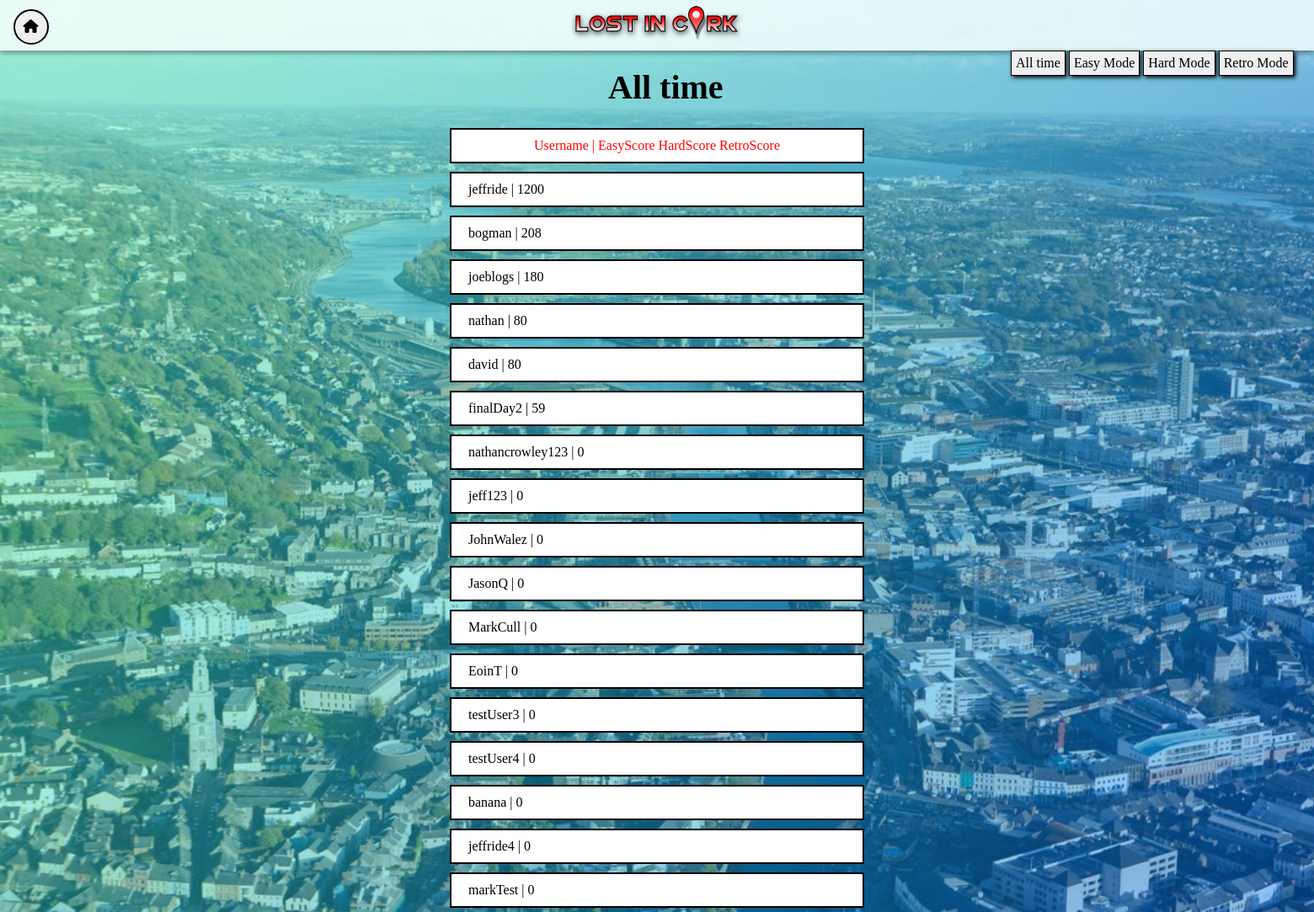
Page /leaderboard/ on the committed database.
### leaderboard/models.py (models this page shows, shortened)
class User(models.Model):
    class meta():
        proxy=True
    user_name = models.CharField(max_length=200)
    high_score = models.IntegerField(default=0)

### leaderboard/views.py (the view)
# urls.py: path('leaderboard/', leaderboardViews.leaderboard, name='leaderboard-page'),
def leaderboard(request):
    userScores = {}
    username = request.user.username
    for user1 in Profile.objects.all():
        userScores[user1.user_name]=user1.high_score
    dict1 = userScores
    sorted_values = sorted(dict1.values(),reverse=True) # Sort the values
    sorted_dict = {}
    for i in sorted_values:
        for k in dict1.keys():
            if dict1[k] == i and k not in sorted_dict:
                sorted_dict[k] = dict1[k]
                break
    context={
        "users": sorted_dict.items(),
        "number_of_users": Profile.objects.count(),
    }
    return render(request, 'leaderboard.html', context)

### teamProject/templates/teamProject/leaderboard.html (shortened to what this page needs)
{% extends 'base.html' %}
{% block content %}
<body>
    <head>
        {% load static %}
        <link rel="stylesheet"  href="{% static 'leaderboard.css' %}">
        {% load static %}
    </head>
    <div class="container">
        <div id="database_swtiches">
            <button class="all_time" onclick=showAllTime()>All time</button>
            <button class="easy" onclick=showEasy()>Easy Mode</button>
            <button class="hard" onclick=showHard()>Hard Mode</button>
            <button class="retor" onclick=showRetro()>Retro Mode</button>
        </div>
        <button id="redirect_home" onclick="document.location.href='/home'"><i class="fas fa-home"></i></button>
        <h2 id="leaderboard_name">All time</h2>
        {% if number_of_users > 0 %}
        <ol id="leaderboard1">
            <p>Username | EasyScore HardScore RetroScore</p>
            {% for user,score in users %}
                <li>
                    <span> {{ user }} | {{ score }}</span>
                </li>
            {% endfor %}
        </ol>
        {% else %}
            <p>No users available.</p>
        {% endif %}
    </div>
{% endblock content %}

### teamProject/templates/teamProject/base.html (shortened to what this page needs)
<!DOCTYPE html>
<html>
<head>
    {% load static %}
    <link href="{% static 'main.css' %}" rel="stylesheet">
</head>
<body>
    <div class="container">
        <div id="top">
            <header>
                <img id="logo" src="/static/images/LostInCork.png">
            </header>
        </div>
        {% block content %}
        {% endblock %}
    </div>
</body>
</html>

### static/main.css (style rules this page uses)
* { margin: 0; padding: 0; }
.container { width: 100vw; display: grid; height: 10vh; grid-template-columns: 20% 60% 20%; grid-template-rows: auto; grid-template-areas: "header header header" "aside1 main aside2" "aside3 main1 aside4" "footer footer footer"; }
#logo { height: 3.5em; max-width: 100%; }
body { background-size: cover; background-repeat: no-repeat; background-attachment: fixed; background-image: url("/static/images/pages/corkAerial.jpg"); max-width: 100%; padding: 0; margin: 0; width: 100vw; height: 100vh; background-color: #000000; }
#top { padding-bottom: 0px; width: 100vw; font-family: 'Slabo 27px', serif; font-weight: 400; grid-area: header; text-align: center; box-shadow: 0 3px 6px rgb(0 0 0 / 16%), 0 3px 6px rgb(0 0 0 / 23%); background-color: #ffffffc9; }
#redirect_home { font-size: 1em; border: 2px solid black; border-radius: 50px; padding: 10px; position: absolute; top: 1%; left: 1%; }

### static/leaderboard.css (style rules this page uses)
body { padding: 0; margin: 0; width: 100vw; height: 100vh; background-image: url("/static/images/pages/corkAerial.jpg"); background-repeat: no-repeat; background-size: cover; }
li,p { margin: 5px; border: 2px solid black; padding:10px; width: 30vw; background-color: white; }
span { margin: 5px; padding:5px; }
p { color: red; text-align: center; position: relative; }
#database_swtiches { position: absolute; top:1%; left:85%; }
ul,ol { list-style-type: none; }
#leaderboard1 { display: grid; width: 80vw; grid-area: footer; margin: auto; align-items: center; justify-items: center; }
.container { grid-template-columns: 30% 40% 30%; }
#leaderboard_name { position: relative; left: 150%; margin: 20px; font-size: 40px; }
#database_swtiches { top: 60px; width: 400px; left: 1200px; }
#database_swtiches button { padding: 5px; border: solid black 1.5px; font-size: 1em; font-family: 'Slabo 27px', serif; box-shadow: 2px 2px 5px; }

### rows in the picture
User: users "jeffride"
User: users "bogman"
User: users "joeblogs"
User: users "nathan"
User: users "david"
User: users "finalDay2"
User: users "nathancrowley123"
User: users "jeff123"
User: users "JohnWalez"
User: users "JasonQ"
User: users "MarkCull"
User: users "EoinT"
User: users "testUser3"
User: users "testUser4"
User: users "banana"
User: users "jeffride4"
User: users "markTest"

### other values in the picture
{{ score }} "1200" "208" "180" "80" "80" "59" "0" "0" "0" "0" "0" "0" "0" "0" "0" "0" "0"
